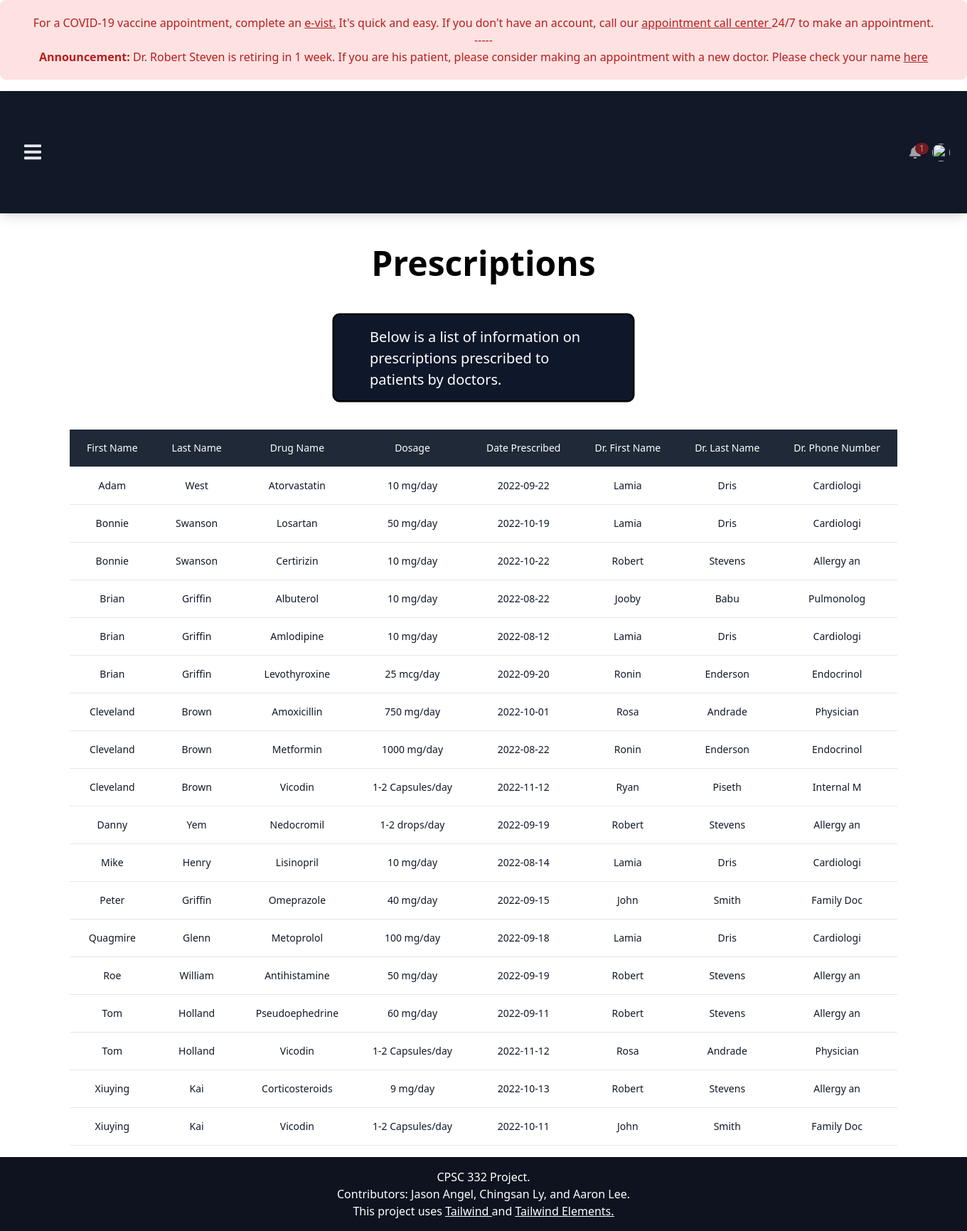
The page /prescriptions.php on the database as committed earlier.
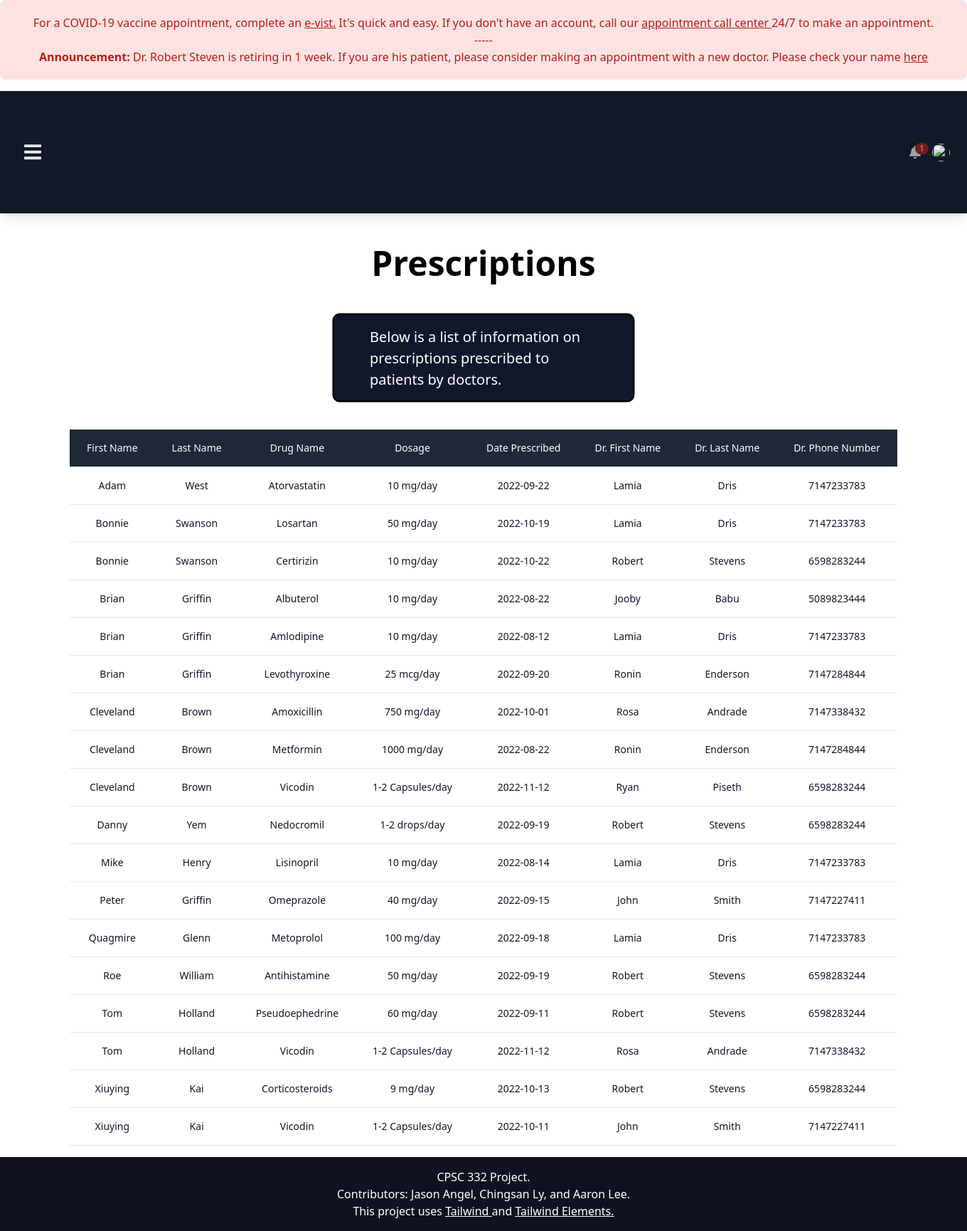
The same page on the database as committed later.
### tables this page shows
CREATE TABLE Patient (
  SSN int NOT NULL,
  Last_Name varchar(50),
  PhoneNumber varchar(10),
  Street_Name varchar(50),
  Street_Number varchar(50),
  City varchar(50),
  State varchar(2),
  Zip_Code varchar(9),
  First_Name varchar(10),
  Insurance_ID varchar(15)
);

CREATE TABLE Prescription (
	Prescription_ID int NOT NULL,
    Drug_Name varchar(50),
    Dosage varchar(50),
    Number_Refill int,
    Date_Prescribed DATE,
    Most_Recent_Filling DATE,
    Prescribed_by varchar(50),
    Patient_SSN int NOT NULL,
    FOREIGN KEY (Patient_SSN) REFERENCES Patient(SSN)
    );

CREATE TABLE Drug (
	Drug_Name varchar(50) PRIMARY KEY,
    Dosage varchar(50)
    );

CREATE TABLE Doctor_Prescribe (
	Prescription_ID INT NOT NULL,
    Date_Prescribed DATE,
    Prescribed_by varchar(50),
    FOREIGN KEY (Prescribed_by) REFERENCES Doctor(DoctorID)
);

CREATE TABLE Doctor (
	DoctorID varchar(50),
    Last_Name varchar(50),
    First_Name varchar(50) UNIQUE,
    Phone_Number varchar(10),
    Specialty varchar(40),
    Salary varchar(40)
    
    );

### prescriptions.php (the view, shortened to what this page needs)
<!DOCTYPE html>
<html lang="en">
<?php include('header.php'); ?>
<main style="min-height: calc(100vh - 176px - 104px);">
    <h1 class="font-semibold leading-tight text-5xl mt-0 mb-2 text-grey-600 bold text-center mt-10">Prescriptions</h1>
    <div class="flex items-center justify-center mb-10 scale-125">
        <div class="border-2 border-black bg-slate-900 basis-3/12 text-white rounded-lg mt-10 px-10 py-3">
            <p>Below is a list of information on prescriptions prescribed to patients by doctors.</p>
        </div>
    </div>
    <?php
        $server = 'localhost';
        $username = 'root';
        $password = '';
        $database = 'docOffice';
        $connection = new mysqli($server, $username, $password, $database, 3306) or die("not connected");
        $sql = "select Patient.First_Name, Patient.Last_Name, Prescription.Drug_Name, Drug.Dosage, Doctor_Prescribe.Date_Prescribed, Doctor.First_Name as Dr_Fname, Doctor.Last_Name as Dr_Lname, Doctor.Phone_Number as Dr_PhoneNum
                    from Patient, Prescription, Doctor, Doctor_Prescribe, Drug
                    where Prescription.Patient_SSN = Patient.SSN and Doctor_Prescribe.Prescribed_by = Doctor.DoctorID
                    AND Prescription.Drug_Name = Drug.Drug_Name
                    AND Prescription.Prescription_ID = Doctor_Prescribe.Prescription_ID
                    order by Patient.First_Name asc";
        $result = mysqli_query($connection, $sql);
        print "<div class = 'flex items-center justify-center'>";
        print "<div class='flex flex-ol'>";
        print "<div class='overflow-x-auto sm:-mx-6 lg:-mx-8'>";
        print "<div class='py-4 inline-block min-w-full sm:px-6 lg:px-8'>";
        print "<div class='overflow-hidden'>";
        print "<table class='min-w-full text-center'>";
        print "<thead class='border-b bg-gray-800'>";
        print "<tr>";
        print "<th scope='col' class='text-sm font-medium text-white px-6 py-4'>";
        print "First Name";
        print "</th>";
        print "<th scope='col' class='text-sm font-medium text-white px-6 py-4'>";
        print "Last Name";
        print "</th>";
        print "<th scope='col' class='text-sm font-medium text-white px-6 py-4'>";
        print "Drug Name";
        print "</th>";
        print "<th scope='col' class='text-sm font-medium text-white px-6 py-4'>";
        print "Dosage";
        print "</th>";
        print "<th scope='col' class='text-sm font-medium text-white px-6 py-4'>";
        print "Date Prescribed";
        print "</th>";
        print "<th scope='col' class='text-sm font-medium text-white px-6 py-4'>";
        print "Dr. First Name";
        print "</th>";
        print "<th scope='col' class='text-sm font-medium text-white px-6 py-4'>";
        print "Dr. Last Name";
        print "</th>";
        print "<th scope='col' class='text-sm font-medium text-white px-6 py-4'>";
        print "Dr. Phone Number";
        print "</th>";
        print "</tr>";
        print "</thead class='border-b'>";
        print "<tbody>";
        while ($row = mysqli_fetch_array($result)) {
            print "<tr class='bg-white border-b'>";
            print "<td class='text-sm text-gray-900 font-light px-6 py-4 whitespace-nowrap'>$row[First_Name]</td>";
            print "<td class='text-sm text-gray-900 font-light px-6 py-4 whitespace-nowrap'>$row[Last_Name]</td>";
            print "<td class='text-sm text-gray-900 font-light px-6 py-4 whitespace-nowrap'>$row[Drug_Name]</td>";
            print "<td class='text-sm text-gray-900 font-light px-6 py-4 whitespace-nowrap'>$row[Dosage]</td>";
            print "<td class='text-sm text-gray-900 font-light px-6 py-4 whitespace-nowrap'>$row[Date_Prescribed]</td>";
            print "<td class='text-sm text-gray-900 font-light px-6 py-4 whitespace-nowrap'>$row[Dr_Fname]</td>";
            print "<td class='text-sm text-gray-900 font-light px-6 py-4 whitespace-nowrap'>$row[Dr_Lname]</td>";
            print "<td class='text-sm text-gray-900 font-light px-6 py-4 whitespace-nowrap'>$row[Dr_PhoneNum]</td>";
            print "</tr class='bg-white border-b'>";
        }
        print "</tbody>";
        print "</table>";
        print "</div>";
        print "</div>";
        print "</div>";
        print "</div>";
        print "</div>";
    ?>
</main>
<?php include('footer.php'); ?>
</html>

### header.php (shortened to what this page needs)
<head>
  <script src="https://cdn.tailwindcss.com"></script>
  <link rel="stylesheet" href="https://cdnjs.cloudflare.com/ajax/libs/font-awesome/6.0.0/css/all.min.css" />
  <link rel="stylesheet" href="https://cdn.jsdelivr.net/npm/tw-elements/dist/css/index.min.css" />
</head>
<body class="overflow-x-hidden">
  <header>
    <div class="bg-red-100 rounded-lg py-5 px-6 mb-4 text-base text-red-700 mb-0 text-center" role="alert">
      For a COVID-19 vaccine appointment, complete an <u> e-vist.</u> It's quick and easy. If you don't have an account,
      call
      our <u> appointment call center </u> 24/7 to make an appointment.
      <br>
      <span> -----</span>
      <br>
      <b> Announcement: </b> Dr. Robert Steven is retiring in 1 week. If you are his patient, please consider making an
      appointment with a new doctor. Please check your name <u><a href="announcement.php">here</a></u>
    </div>
    <nav
      class="relative w-full flex flex-wrap items-center justify-between py-3 bg-gray-900 text-gray-200 shadow-lg navbar navbar-expand-lg navbar-light mt-0">
      <div class="container-fluid w-full flex flex-wrap items-center justify-between px-6">
        <button
          class="navbar-toggler text-gray-200 border-0 hover:shadow-none hover:no-underline py-2 px-2.5 bg-transparent focus:outline-none focus:ring-0 focus:shadow-none focus:no-underline"
          type="button" data-bs-toggle="collapse" data-bs-target="#navbarSupportedContent1"
          aria-controls="navbarSupportedContent" aria-expanded="false" aria-label="Toggle navigation">
        </button>
        <div class="flex items-center relative">
          <div class="dropdown relative">
            <a class="text-white opacity-60 hover:opacity-80 focus:opacity-80 mr-4 dropdown-toggle hidden-arrow flex items-center"
              href="#" id="dropdownMenuButton1" role="button" data-bs-toggle="dropdown" aria-expanded="false">
              <span class="text-white bg-red-700 absolute rounded-full text-xs -mt-2.5 ml-2 py-0 px-1.5">1</span>
            </a>
          </div>
          <div class="dropdown relative">
            <a class="dropdown-toggle flex items-center hidden-arrow" href="#" id="dropdownMenuButton2" role="button"
              data-bs-toggle="dropdown" aria-expanded="false">
              <img src="https://mdbootstrap.com/img/new/avatars/2.jpg" class="rounded-full"
                style="height: 25px; width: 25px" alt="" loading="lazy" />
            </a>
          </div>
        </div>
      </div>
    </nav>
  </header>

### footer.php
<footer class="text-center bg-gray-900 text-white">
  <div class="text-center p-4" style="background-color: rgba(0, 0, 0, 0.2);">
    CPSC 332 Project.</br>
    <a class="text-white" href="https://tailwind-elements.com/">Contributors: Jason Angel, Chingsan Ly, and Aaron Lee.
      </br> This project uses <u> <a href="https://tailwindcss.com/" target="_blank"> Tailwind </a> </u> and <u> <a
          href="https://tailwind-elements.com/" target="_blank"> Tailwind Elements.</a> </u>
  </div>
</footer>
</body>

Rows that differ between the two databases and show on the page:
changed through a linked row, patient "Adam": doctor.Phone_Number "Cardiologi" → "7147233783"
changed through a linked row, patient "Bonnie": doctor.Phone_Number "Cardiologi" → "7147233783"; doctor.Phone_Number "Allergy an" → "6598283244"
changed through a linked row, patient "Brian": doctor.Phone_Number "Pulmonolog" → "5089823444"; doctor.Phone_Number "Cardiologi" → "7147233783"; doctor.Phone_Number "Endocrinol" → "7147284844"
changed through a linked row, patient "Cleveland": doctor.Phone_Number "Physician" → "7147338432"; doctor.Phone_Number "Endocrinol" → "7147284844"; doctor.Phone_Number "Internal M" → "6598283244"
changed through a linked row, patient "Danny": doctor.Phone_Number "Allergy an" → "6598283244"
changed through a linked row, patient "Mike": doctor.Phone_Number "Cardiologi" → "7147233783"
changed through a linked row, patient "Peter": doctor.Phone_Number "Family Doc" → "7147227411"
changed through a linked row, patient "Quagmire": doctor.Phone_Number "Cardiologi" → "7147233783"
changed through a linked row, patient "Roe": doctor.Phone_Number "Allergy an" → "6598283244"
changed through a linked row, patient "Tom": doctor.Phone_Number "Allergy an" → "6598283244"; doctor.Phone_Number "Physician" → "7147338432"
changed through a linked row, patient "Xiuying": doctor.Phone_Number "Allergy an" → "6598283244"; doctor.Phone_Number "Family Doc" → "7147227411"
